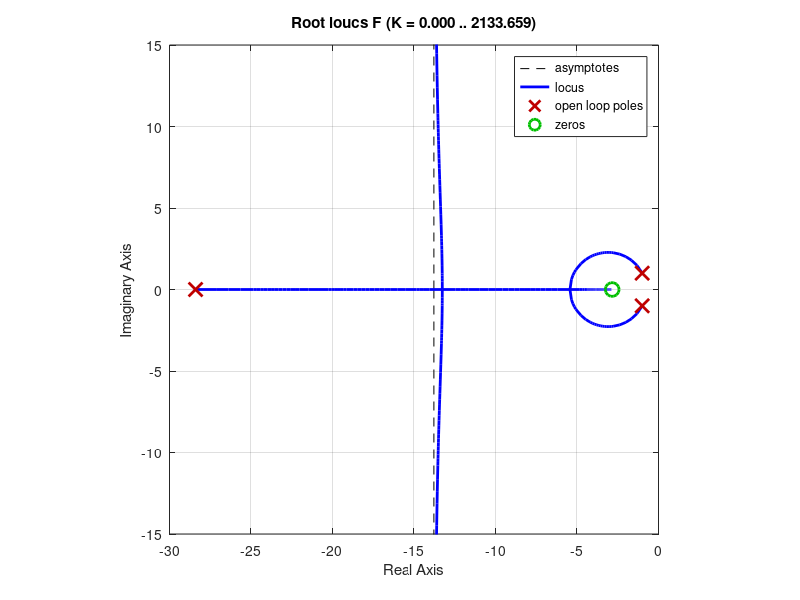
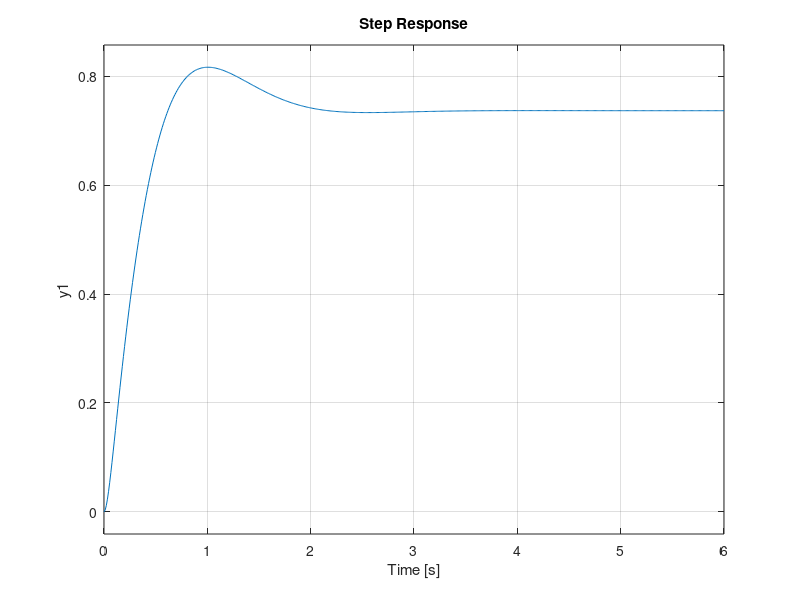

These figures' MATLAB source, in order: (Note: this script raises an error after producing the figures.)
%%%%%%%%%%%%%%%%%%%%%%%%%%%%%%%%%%%%%%%%%%%%%%%%%%%%%%%%%%%%%%%%%%%%%%%%%%%%%%%%%%%%%%%%%%%%%%%%%%%%
% 16.31 - HW #2
% Daniel Wiese
%%%%%%%%%%%%%%%%%%%%%%%%%%%%%%%%%%%%%%%%%%%%%%%%%%%%%%%%%%%%%%%%%%%%%%%%%%%%%%%%%%%%%%%%%%%%%%%%%%%%
%% Problem #1 - Designing a compensator to meet specifications

clc;
clear all;
close all;

s = tf('s');
% z = 2;
% p = 4*z;
% K = 27.2;

z = 2.84;
p = 10*z;
K = 56;

GP = 1/(s^2+2*s+2);
GC = (s+z)/(s+p);

F = GC*GP;

figure(1)
rlocus(F)
daspect([1, 1, 1])
grid on
axis([-30, 0, -15, 15])

H = (K*GC*GP)/(1+K*GC*GP);
% [y,t]=step(H,5);
figure(2)
% plot(t,y)
step(H)

% H2=(GP)/(1+K*GC*GP); %controller in feedback loop
% [y,t]=step(H2,5);
% figure(3)
% plot(t,y)

%%%%%%%%%%%%%%%%%%%%%%%%%%%%%%%%%%%%%%%%%%%%%%%%%%%%%%%%%%%%%%%%%%%%%%%%%%%%%%%%%%%%%%%%%%%%%%%%%%%%
%% Problem #2a - Bode and Nyquist Plots

clc;
clear all;
close all;

s = tf('s');

G = (60*(s+1))/((s+0.1)*(s+10)*(s-2));

figure(1)
Bode(G)
grid on

figure(2)
Nyquist(G)

%%%%%%%%%%%%%%%%%%%%%%%%%%%%%%%%%%%%%%%%%%%%%%%%%%%%%%%%%%%%%%%%%%%%%%%%%%%%%%%%%%%%%%%%%%%%%%%%%%%%
%% Problem #2b - Bode and Nyquist Plots

clc;
clear all;
close all;

s = tf('s');

G = (60*(s+1))/((s+0.1)*(s^2-4));

figure(1)
Bode(G)
grid on

figure(2)
Nyquist(G)

%%%%%%%%%%%%%%%%%%%%%%%%%%%%%%%%%%%%%%%%%%%%%%%%%%%%%%%%%%%%%%%%%%%%%%%%%%%%%%%%%%%%%%%%%%%%%%%%%%%%
%% Problem #2c - Bode and Nyquist Plots

clc;
clear all;
close all;

s = tf('s');

G = (60*(s+1))/((s+0.1)*(s^2+6*s+25));

figure(1)
Bode(G)
grid on

figure(2)
Nyquist(G)

%%%%%%%%%%%%%%%%%%%%%%%%%%%%%%%%%%%%%%%%%%%%%%%%%%%%%%%%%%%%%%%%%%%%%%%%%%%%%%%%%%%%%%%%%%%%%%%%%%%%
%% Problem #3

% clc;
% clear all;
% close all;

s = tf('s');
K = 0.398;
p = 40;
G = (10*s+1)/((s+1)*(s/sqrt(10)+1)^2*(s/p+1));

% figure(1)
% bode(G)
% grid on

%%%%%%%%%%%%%%%%%%%%%%%%%%%%%%%%%%%%%%%%%%%%%%%%%%%%%%%%%%%%%%%%%%%%%%%%%%%%%%%%%%%%%%%%%%%%%%%%%%%%
%% Problem #3 - Inputs for SISOTOOL

close all
clc
clear all

s = tf('s');
K = 1;
p = 10;

CC = K/(s/p+1);
GG = (10*s+1)/((s+1)*(s/sqrt(10)+1)^2);

L = 100/((s/5+1)^2);

bode(L)
grid on

%%%%%%%%%%%%%%%%%%%%%%%%%%%%%%%%%%%%%%%%%%%%%%%%%%%%%%%%%%%%%%%%%%%%%%%%%%%%%%%%%%%%%%%%%%%%%%%%%%%%
